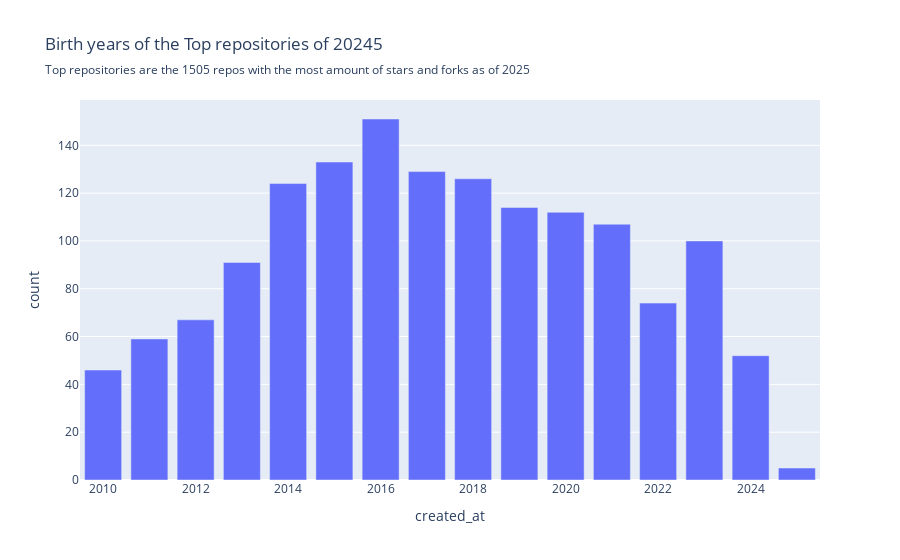

The notebook cell this image was saved under:
### Markdown cell above
## Open-source adoption has skyrocketed

For our analysis we have scrapped the top 1000 open source repositories with the most stars and forks, obviously there is a lot of overlap in these areas and we ended up with a total of 1505 repositories to analyze.

### Code cell
date_data = data.value_counts('created_at').sort_index().reset_index()
fig = px.bar(date_data[(date_data['created_at'] >= 2010) & (date_data['created_at'] <=2025)],
    x='created_at',
    y='count',
    title='Birth years of the Top repositories of 20245',
    subtitle='Top repositories are the 1505 repos with the most amount of stars and forks as of 2025'
)
fig.show()

### Figure 1 — Plotly figure (JSON) as saved in the notebook; plotly's stock layout.template omitted (floating-point values rounded to 4 significant figures)
{"data": [{"hovertemplate": "created_at=%{x}<br>count=%{y}<extra></extra>", "legendgroup": "", "marker": {"color": "#636efa", "pattern": {"shape": ""}}, "name": "", "orientation": "v", "showlegend": false, "textposition": "auto", "type": "bar", "x": [2010, 2011, 2012, 2013, 2014, 2015, 2016, 2017, 2018, 2019, 2020, 2021, 2022, 2023, 2024, 2025], "xaxis": "x", "y": [46, 59, 67, 91, 124, 133, 151, 129, 126, 114, 112, 107, 74, 100, 52, 5], "yaxis": "y"}], "layout": {"barmode": "relative", "legend": {"tracegroupgap": 0}, "title": {"subtitle": {"text": "Top repositories are the 1505 repos with the most amount of stars and forks as of 2025"}, "text": "Birth years of the Top repositories of 20245"}, "xaxis": {"anchor": "y", "domain": [0, 1], "title": {"text": "created_at"}}, "yaxis": {"anchor": "x", "domain": [0, 1], "title": {"text": "count"}}}}
